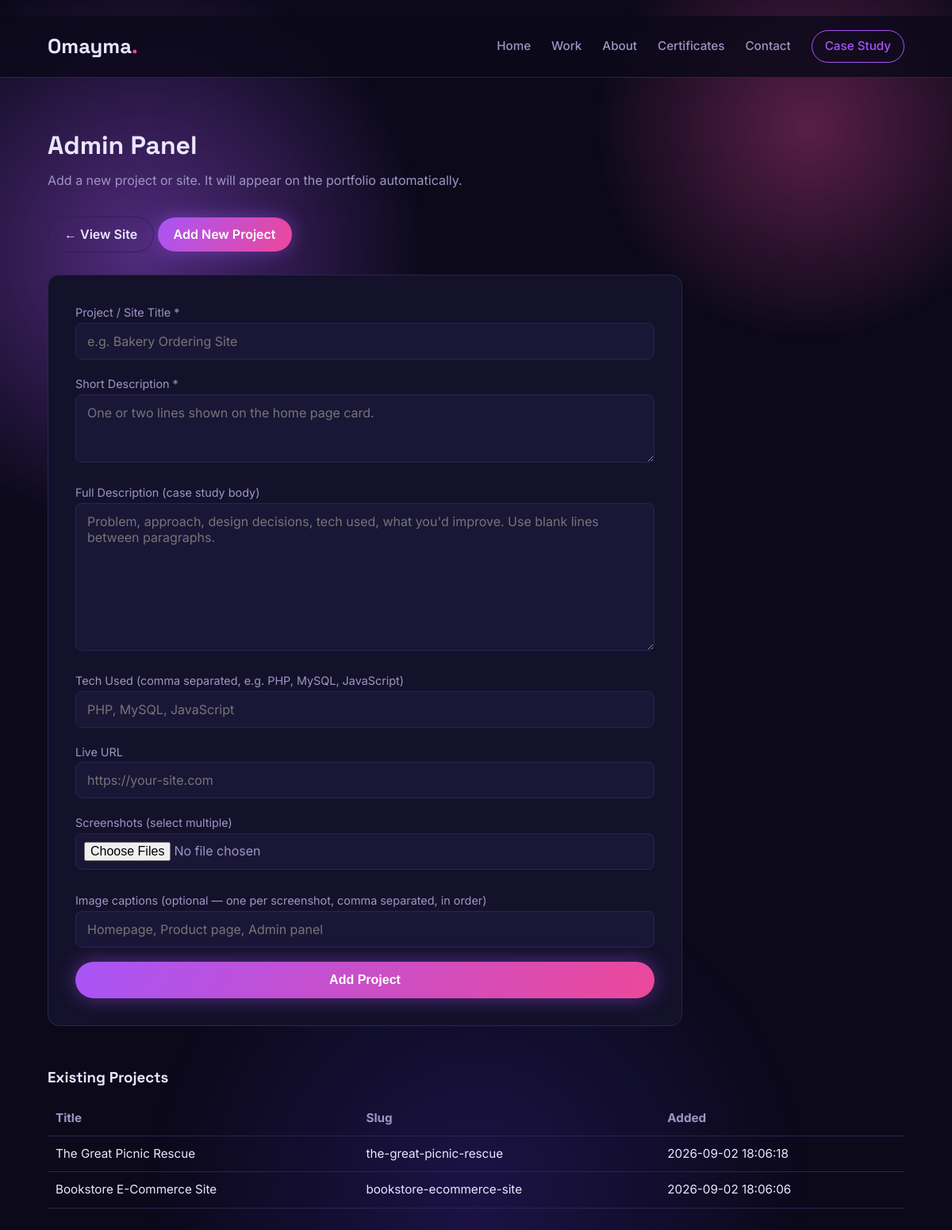
The app's page /admin/index.php with its own data.
### tables this page shows
CREATE TABLE `projects` (
  `id` int(11) NOT NULL AUTO_INCREMENT,
  `title` varchar(255) NOT NULL,
  `slug` varchar(255) NOT NULL,
  `short_description` text NOT NULL,
  `full_description` longtext DEFAULT NULL,
  `tech_used` text DEFAULT NULL,
  `live_url` varchar(500) DEFAULT NULL,
  `sort_order` int(11) DEFAULT 0,
  `created_at` timestamp NOT NULL DEFAULT current_timestamp(),
  PRIMARY KEY (`id`),
  UNIQUE KEY `slug` (`slug`)
);

### includes/db.php (called while the page is built, shortened)
<?php
function db() {
    static $pdo = null;
    if ($pdo === null) {
        $dsn = 'mysql:host=' . DB_HOST . ';port=' . DB_PORT . ';dbname=' . DB_NAME . ';charset=utf8mb4';
        try {
            $pdo = new PDO($dsn, DB_USER, DB_PASS, [
                PDO::ATTR_ERRMODE => PDO::ERRMODE_EXCEPTION,
                PDO::ATTR_DEFAULT_FETCH_MODE => PDO::FETCH_ASSOC,
            ]);
        } catch (PDOException $e) {
            die('Database connection failed. Check config.php credentials: ' . htmlspecialchars($e->getMessage()));
        }
    }
    return $pdo;
}

### admin/index.php (the view, shortened to what this page needs)
<?php
require_once __DIR__ . '/../includes/db.php';
require __DIR__ . '/../includes/header.php';
$projects = [];
try {
    $projects = db()->query('SELECT id, title, slug, created_at FROM projects ORDER BY created_at DESC')->fetchAll();
} catch (Exception $e) {
}
?>
<!DOCTYPE html>
<html lang="en">
<head>
  <link rel="stylesheet" href="../assets/css/style.css">
</head>
<body style="padding-top:20px;">
<div class="container admin-wrap">
  <div class="admin-head">
    <h1>Admin Panel</h1>
    <p>Add a new project or site. It will appear on the portfolio automatically.</p>
  </div>
  <nav style="margin-bottom:28px;">
    <a href="../index.php" class="btn btn-outline" style="padding:9px 20px;">← View Site</a>
    <a href="index.php" class="btn btn-primary" style="padding:9px 20px;">Add New Project</a>
  </nav>
  <form class="admin-form" method="post" action="index.php" enctype="multipart/form-data">
    <div>
      <label>Project / Site Title *</label>
      <input type="text" name="title" required placeholder="e.g. Bakery Ordering Site">
    </div>
    <div>
      <label>Short Description *</label>
      <textarea name="short_description" rows="3" required placeholder="One or two lines shown on the home page card."></textarea>
    </div>
    <div>
      <label>Full Description (case study body)</label>
      <textarea name="full_description" rows="8" placeholder="Problem, approach, design decisions, tech used, what you'd improve. Use blank lines between paragraphs."></textarea>
    </div>
    <div>
      <label>Tech Used (comma separated, e.g. PHP, MySQL, JavaScript)</label>
      <input type="text" name="tech_used" placeholder="PHP, MySQL, JavaScript">
    </div>
    <div>
      <label>Live URL</label>
      <input type="text" name="live_url" placeholder="https://your-site.com">
    </div>
    <div>
      <label>Screenshots (select multiple)</label>
      <input type="file" name="images[]" id="images" accept="image/*" multiple class="file-input">
    </div>
    <div>
      <label>Image captions (optional — one per screenshot, comma separated, in order)</label>
      <input type="text" name="captions" placeholder="Homepage, Product page, Admin panel">
    </div>
    <button type="submit" class="btn btn-primary">Add Project</button>
  </form>
  <?php if (!empty($projects)): ?>
    <div style="margin-top:50px;">
      <h3 style="font-family:var(--font-display); margin-bottom:14px;">Existing Projects</h3>
      <table style="width:100%; border-collapse:collapse; font-size:0.95rem;">
        <thead>
          <tr style="color:var(--text-muted); text-align:left;">
            <th style="padding:10px; border-bottom:1px solid var(--border);">Title</th>
            <th style="padding:10px; border-bottom:1px solid var(--border);">Slug</th>
            <th style="padding:10px; border-bottom:1px solid var(--border);">Added</th>
          </tr>
        </thead>
        <tbody>
          <?php foreach ($projects as $p): ?>
            <tr>
              <td style="padding:10px; border-bottom:1px solid var(--border);"><?php echo htmlspecialchars($p['title']); ?></td>
              <td style="padding:10px; border-bottom:1px solid var(--border);"><?php echo htmlspecialchars($p['slug']); ?></td>
              <td style="padding:10px; border-bottom:1px solid var(--border);"><?php echo htmlspecialchars($p['created_at']); ?></td>
            </tr>
          <?php endforeach; ?>
        </tbody>
      </table>
    </div>
  <?php endif; ?>
</div>
</body>
</html>

### assets/css/style.css (style rules this page uses)
:root { --bg: #0b091a; --bg-panel: #14112b; --bg-panel-2: #1a1636; --text: #eae6ff; --text-muted: #9d96c4; --accent: #a855f7; --accent-2: #ec4899; --border: #2a2450; --glow-purple: rgba(168, 85, 247, 0.45); --glow-magenta: rgba(236, 72, 153, 0.35); --radius: 14px; --font-main: 'Inter', sans-serif; --font-display: 'Space Grotesk', sans-serif; }
* { margin: 0; padding: 0; box-sizing: border-box; }
html { scroll-behavior: smooth; }
body { background: var(--bg); color: var(--text); font-family: var(--font-main); line-height: 1.6; overflow-x: hidden; }
.container { width: min(1100px, 90%); margin: 0 auto; }
a { color: var(--accent); text-decoration: none; }
body::before { content: ''; position: fixed; inset: 0; background: radial-gradient(600px circle at 15% 20%, var(--glow-purple), transparent 60%), radial-gradient(500px circle at 85% 10%, var(--glow-magenta), transparent 55%), radial-gradient(700px circle at 50% 95%, rgba(77, 50, 200, 0.25), transparent 60%); pointer-events: none; z-index: 0; }
.btn { display: inline-block; padding: 14px 30px; border-radius: 50px; font-weight: 600; font-size: 1rem; transition: all 0.25s; cursor: pointer; }
.btn-primary { background: linear-gradient(120deg, var(--accent), var(--accent-2)); color: #fff; box-shadow: 0 0 24px var(--glow-purple); border: none; }
.btn-outline { background: transparent; color: var(--text); border: 1px solid var(--border); }
.admin-wrap { padding: 60px 0; }
.admin-head { margin-bottom: 32px; }
.admin-head h1 { font-family: var(--font-display); font-size: 2rem; margin-bottom: 6px; }
.admin-head p { color: var(--text-muted); }
.admin-form { background: var(--bg-panel); border: 1px solid var(--border); border-radius: var(--radius); padding: 34px; display: flex; flex-direction: column; gap: 18px; max-width: 800px; }
.admin-form label { font-size: 0.9rem; color: var(--text-muted); margin-bottom: 4px; }
.admin-form input, .admin-form textarea, .admin-form select { width: 100%; background: var(--bg-panel-2); border: 1px solid var(--border); color: var(--text); padding: 12px 14px; border-radius: 8px; font-family: var(--font-main); font-size: 1rem; }
.admin-form .file-input { padding: 10px; color: var(--text-muted); }
.admin-form .btn { width: 100%; }

### records on screen
projects: title "The Great Picnic Rescue", slug "the-great-picnic-rescue", created_at "2026-09-02 18:06:18"
projects: title "Bookstore E-Commerce Site", slug "bookstore-ecommerce-site", created_at "2026-09-02 18:06:06"
